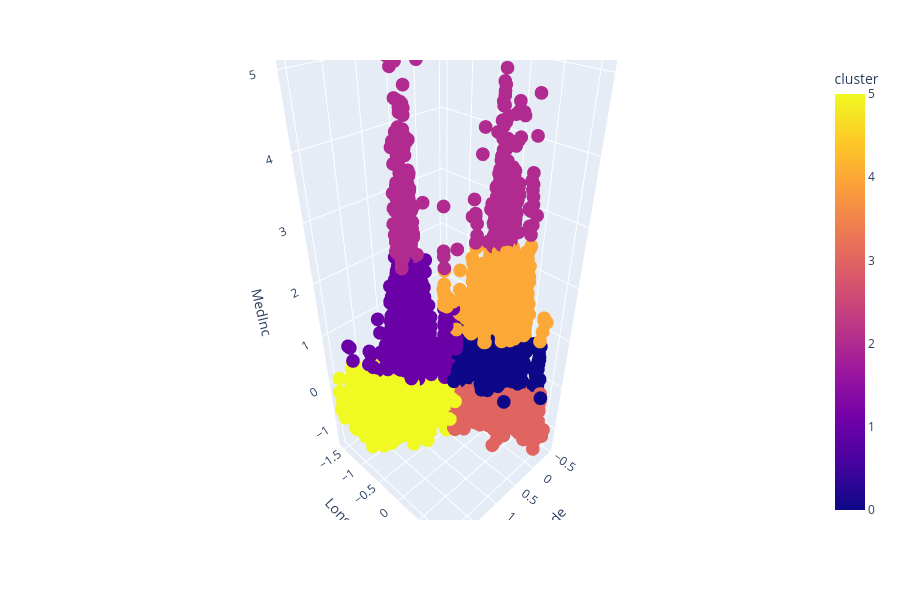

Write notebook code for a chart like this one.
### Code cell
fig = px.scatter_3d(df_scaled,
                    x='Latitude',
                    y='Longitude',
                    z='MedInc',
                    color='cluster',
                    width=900,
                    height=600)
fig.show()

### Figure 1 — Plotly figure (JSON) as saved in the notebook; plotly's stock layout.template omitted (floating-point values rounded to 4 significant figures; data arrays with more than 128 entries replaced by an {"elided": "..."} marker saying what was removed)
{"data": [{"hovertemplate": "Latitude=%{x}<br>Longitude=%{y}<br>MedInc=%{z}<br>cluster=%{marker.color}<extra></extra>", "legendgroup": "", "marker": {"color": {"elided": "20635 int values"}, "coloraxis": "coloraxis", "symbol": "circle"}, "mode": "markers", "name": "", "scene": "scene", "showlegend": false, "type": "scatter3d", "x": {"elided": "20635 float values"}, "y": {"elided": "20635 float values"}, "z": {"elided": "20635 float values"}}], "layout": {"coloraxis": {"colorbar": {"title": {"text": "cluster"}}, "colorscale": [[0, "#0d0887"], [0.1111, "#46039f"], [0.2222, "#7201a8"], [0.3333, "#9c179e"], [0.4444, "#bd3786"], [0.5556, "#d8576b"], [0.6667, "#ed7953"], [0.7778, "#fb9f3a"], [0.8889, "#fdca26"], [1, "#f0f921"]]}, "height": 600, "legend": {"tracegroupgap": 0}, "margin": {"t": 60}, "scene": {"domain": {"x": [0, 1], "y": [0, 1]}, "xaxis": {"title": {"text": "Latitude"}}, "yaxis": {"title": {"text": "Longitude"}}, "zaxis": {"title": {"text": "MedInc"}}}, "width": 900}}
